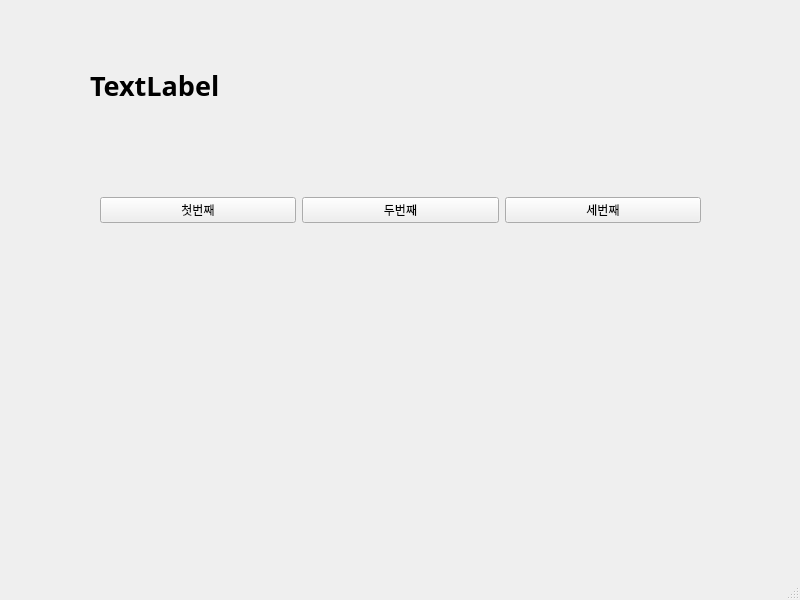
<?xml version="1.0" encoding="UTF-8"?>
<ui version="4.0">
 <class>MainWindow</class>
 <widget class="QMainWindow" name="MainWindow">
  <property name="geometry">
   <rect>
    <x>0</x>
    <y>0</y>
    <width>800</width>
    <height>600</height>
   </rect>
  </property>
  <property name="windowTitle">
   <string>MainWindow</string>
  </property>
  <widget class="QWidget" name="centralwidget">
   <widget class="QWidget" name="horizontalLayoutWidget">
    <property name="geometry">
     <rect>
      <x>100</x>
      <y>140</y>
      <width>601</width>
      <height>141</height>
     </rect>
    </property>
    <layout class="QHBoxLayout" name="horizontalLayout">
     <item>
      <widget class="QPushButton" name="pushButton">
       <property name="text">
        <string>첫번째</string>
       </property>
      </widget>
     </item>
     <item>
      <widget class="QPushButton" name="pushButton_2">
       <property name="text">
        <string>두번째</string>
       </property>
      </widget>
     </item>
     <item>
      <widget class="QPushButton" name="pushButton_3">
       <property name="text">
        <string>세번째</string>
       </property>
      </widget>
     </item>
    </layout>
   </widget>
   <widget class="QLabel" name="label">
    <property name="geometry">
     <rect>
      <x>90</x>
      <y>60</y>
      <width>611</width>
      <height>51</height>
     </rect>
    </property>
    <property name="font">
     <font>
      <family>맑은 고딕</family>
      <pointsize>20</pointsize>
      <weight>75</weight>
      <bold>true</bold>
     </font>
    </property>
    <property name="text">
     <string>TextLabel</string>
    </property>
   </widget>
  </widget>
  <widget class="QMenuBar" name="menubar">
   <property name="geometry">
    <rect>
     <x>0</x>
     <y>0</y>
     <width>800</width>
     <height>31</height>
    </rect>
   </property>
  </widget>
  <widget class="QStatusBar" name="statusbar"/>
 </widget>
 <resources/>
 <connections>
  <connection>
   <sender>pushButton</sender>
   <signal>clicked()</signal>
   <receiver>MainWindow</receiver>
   <slot>firstClick()</slot>
   <hints>
    <hint type="sourcelabel">
     <x>182</x>
     <y>238</y>
    </hint>
    <hint type="destinationlabel">
     <x>227</x>
     <y>292</y>
    </hint>
   </hints>
  </connection>
  <connection>
   <sender>pushButton_2</sender>
   <signal>clicked()</signal>
   <receiver>MainWindow</receiver>
   <slot>secondClick()</slot>
   <hints>
    <hint type="sourcelabel">
     <x>384</x>
     <y>238</y>
    </hint>
    <hint type="destinationlabel">
     <x>428</x>
     <y>296</y>
    </hint>
   </hints>
  </connection>
  <connection>
   <sender>pushButton_3</sender>
   <signal>clicked()</signal>
   <receiver>MainWindow</receiver>
   <slot>thirdClick()</slot>
   <hints>
    <hint type="sourcelabel">
     <x>593</x>
     <y>237</y>
    </hint>
    <hint type="destinationlabel">
     <x>649</x>
     <y>283</y>
    </hint>
   </hints>
  </connection>
 </connections>
 <slots>
  <slot>firstClick()</slot>
  <slot>secondClick()</slot>
  <slot>thirdClick()</slot>
 </slots>
</ui>
